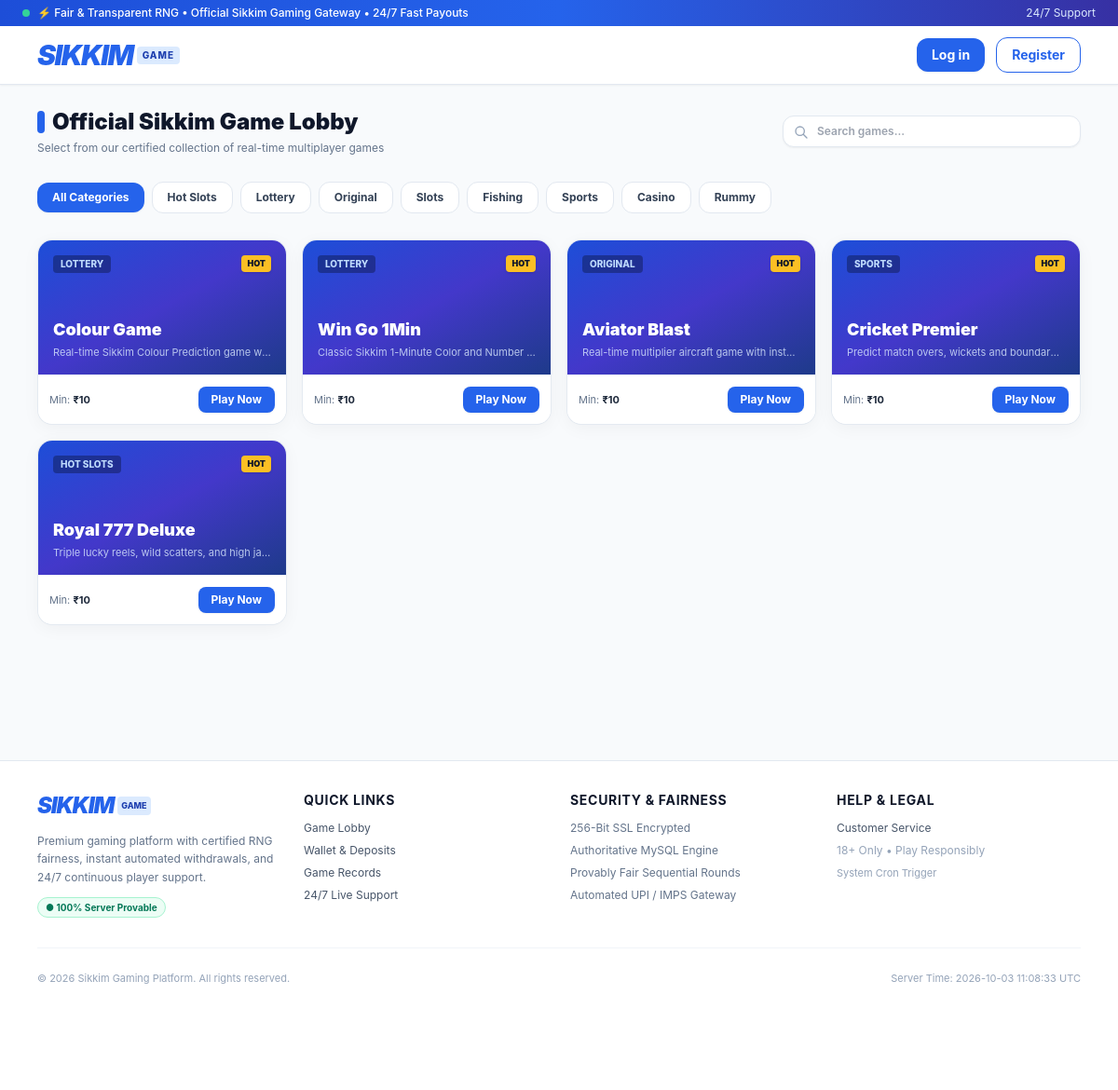
Screenshot of /games.php with the database file from the repository.
### tables this page shows
CREATE TABLE `categories` (
  `id` INT AUTO_INCREMENT PRIMARY KEY,
  `name` VARCHAR(50) NOT NULL,
  `slug` VARCHAR(50) NOT NULL UNIQUE,
  `icon` VARCHAR(255) NOT NULL,
  `display_order` INT NOT NULL DEFAULT 0,
  `status` ENUM('active', 'inactive') NOT NULL DEFAULT 'active',
  `created_at` TIMESTAMP DEFAULT CURRENT_TIMESTAMP,
  INDEX `idx_cat_order` (`display_order`),
  INDEX `idx_cat_status` (`status`)
);

CREATE TABLE `games` (
  `id` INT AUTO_INCREMENT PRIMARY KEY,
  `category_id` INT NOT NULL,
  `name` VARCHAR(100) NOT NULL,
  `slug` VARCHAR(100) NOT NULL UNIQUE,
  `image` VARCHAR(255) NOT NULL,
  `description` TEXT DEFAULT NULL,
  `status` ENUM('active', 'inactive') NOT NULL DEFAULT 'active',
  `display_order` INT NOT NULL DEFAULT 0,
  `is_recommended` TINYINT(1) NOT NULL DEFAULT 0,
  `config_json` TEXT DEFAULT NULL,
  `created_at` TIMESTAMP DEFAULT CURRENT_TIMESTAMP,
  `updated_at` TIMESTAMP DEFAULT CURRENT_TIMESTAMP ON UPDATE CURRENT_TIMESTAMP,
  FOREIGN KEY (`category_id`) REFERENCES `categories`(`id`) ON DELETE CASCADE,
  INDEX `idx_games_slug` (`slug`),
  INDEX `idx_games_rec` (`is_recommended`),
  INDEX `idx_games_status` (`status`),
  INDEX `idx_games_order` (`display_order`)
);

### includes/auth.php (called while the page is built, shortened)
<?php
function e(?string $string): string {
    return htmlspecialchars($string ?? '', ENT_QUOTES, 'UTF-8');
}

### games.php (the view, shortened to what this page needs)
<?php
require_once __DIR__ . '/includes/auth.php';
$pdo = getDB();
$categorySlug = trim($_GET['category'] ?? '');
$searchQuery = trim($_GET['q'] ?? '');
$categories = $pdo->query("SELECT * FROM `categories` WHERE `status` = 'active' ORDER BY `display_order` ASC")->fetchAll();
$sql = "
    SELECT g.*, c.name as category_name, c.slug as category_slug
    FROM `games` g
    LEFT JOIN `categories` c ON g.category_id = c.id
    WHERE g.status = 'active'
";
$params = [];
$sql .= " ORDER BY g.is_recommended DESC, g.display_order ASC, g.id ASC";
$stmt = $pdo->prepare($sql);
$stmt->execute($params);
$games = $stmt->fetchAll();
require_once __DIR__ . '/includes/header.php';
?>
<div class="w-full mb-6">
    <div class="flex flex-col sm:flex-row sm:items-center justify-between gap-4">
        <div>
            <h1 class="text-xl sm:text-2xl font-black text-slate-900 flex items-center gap-2">
                <span class="w-2 h-6 bg-blue-600 rounded-full inline-block"></span>
                Official Sikkim Game Lobby
            </h1>
            <p class="text-xs text-slate-500 mt-1">Select from our certified collection of real-time multiplayer games</p>
        </div>
        <form method="GET" action="/games.php" class="relative max-w-xs w-full">
            <input type="text" name="q" value="<?= e($searchQuery) ?>" placeholder="Search games..." class="w-full pl-9 pr-3 py-2 bg-white border border-slate-200 rounded-xl text-xs font-semibold focus:outline-none focus:ring-2 focus:ring-blue-500 shadow-sm">
            <svg class="w-4 h-4 text-slate-400 absolute left-3 top-2.5" fill="none" stroke="currentColor" viewBox="0 0 24 24"><path stroke-linecap="round" stroke-linejoin="round" stroke-width="2" d="M21 21l-6-6m2-5a7 7 0 11-14 0 7 7 0 0114 0z"/></svg>
        </form>
    </div>
</div>
<div class="w-full mb-6 overflow-x-auto no-scrollbar flex items-center gap-2 py-1">
    <a href="/games.php<?= !empty($searchQuery) ? '?q=' . urlencode($searchQuery) : '' ?>" class="px-4 py-2 rounded-xl text-xs font-bold transition shrink-0 <?= empty($categorySlug) ? 'bg-blue-600 text-white shadow-sm' : 'bg-white border border-slate-200 text-slate-700 hover:border-blue-400' ?>">
        All Categories
    </a>
    <?php foreach ($categories as $cat): ?>
        <a href="/games.php?category=<?= urlencode($cat['slug']) ?><?= !empty($searchQuery) ? '&q=' . urlencode($searchQuery) : '' ?>" class="px-4 py-2 rounded-xl text-xs font-bold transition shrink-0 flex items-center gap-1.5 <?= $categorySlug === $cat['slug'] ? 'bg-blue-600 text-white shadow-sm' : 'bg-white border border-slate-200 text-slate-700 hover:border-blue-400' ?>">
            <span><?= e($cat['name']) ?></span>
        </a>
    <?php endforeach; ?>
</div>
<div class="w-full mb-8">
    <?php if (!empty($games)): ?>
        <div class="grid grid-cols-2 sm:grid-cols-3 md:grid-cols-4 gap-4">
            <?php foreach ($games as $game): ?>
                <div class="card-premium overflow-hidden group hover:border-blue-400 transition flex flex-col">
                    <div class="h-32 sm:h-36 bg-gradient-to-br from-blue-700 via-indigo-700 to-blue-900 p-4 flex flex-col justify-between text-white relative">
                        <div class="flex justify-between items-start">
                            <span class="bg-black/30 backdrop-blur-sm text-[10px] font-extrabold uppercase px-2 py-0.5 rounded text-blue-200">
                                <?= e($game['category_name'] ?? 'Popular') ?>
                            </span>
                            <?php if ($game['is_recommended']): ?>
                                <span class="bg-amber-400 text-slate-900 text-[9px] font-black uppercase px-1.5 py-0.5 rounded shadow">HOT</span>
                            <?php endif; ?>
                        </div>
                        <div>
                            <h3 class="font-black text-base sm:text-lg leading-tight text-white group-hover:text-blue-200 transition">
                                <?= e($game['name']) ?>
                            </h3>
                            <p class="text-[11px] text-blue-100/80 truncate mt-0.5">
                                <?= e($game['description'] ?? 'Multiplayer live round') ?>
                            </p>
                        </div>
                    </div>
                    <div class="p-3 bg-white flex items-center justify-between gap-2 border-t border-slate-100 mt-auto">
                        <div class="text-[11px] text-slate-500">
                            Min: <strong class="text-slate-800">₹10</strong>
                        </div>
                        <?php $playUrl = ($game['slug'] === 'colour-game') ? '/colour-game.php' : '/game-play.php?slug=' . urlencode($game['slug']); ?>
                        <a href="<?= $playUrl ?>" class="px-3.5 py-1.5 bg-blue-600 hover:bg-blue-700 text-white rounded-lg text-xs font-bold shadow-sm transition">
                            Play Now
                        </a>
                    </div>
                </div>
            <?php endforeach; ?>
        </div>
    <?php endif; ?>
</div>
<?php require_once __DIR__ . '/includes/footer.php'; ?>

### assets/css/style.css (style rules this page uses)
html, body { overflow-x: hidden; scroll-behavior: smooth; }
.no-scrollbar { -ms-overflow-style: none; scrollbar-width: none; }
.card-premium { background: #ffffff; border: 1px solid rgba(226, 232, 240, 0.9); box-shadow: 0 4px 20px -2px rgba(15, 23, 42, 0.05); border-radius: 1rem; }

### rows the page displays
categories: name "Hot Slots"
categories: name "Lottery"
categories: name "Original"
categories: name "Slots"
categories: name "Fishing"
categories: name "Sports"
categories: name "Casino"
categories: name "Rummy"
games: category.name "LOTTERY", is_recommended "HOT", name "Colour Game", description "Real-time Sikkim Colour Prediction game w…"
games: category.name "LOTTERY", is_recommended "HOT", name "Win Go 1Min", description "Classic Sikkim 1-Minute Color and Number…"
games: category.name "ORIGINAL", is_recommended "HOT", name "Aviator Blast", description "Real-time multiplier aircraft game with inst…"
games: category.name "SPORTS", is_recommended "HOT", name "Cricket Premier", description "Predict match overs, wickets and boundar…"
games: category.name "HOT SLOTS", is_recommended "HOT", name "Royal 777 Deluxe", description "Triple lucky reels, wild scatters, and high ja…"
